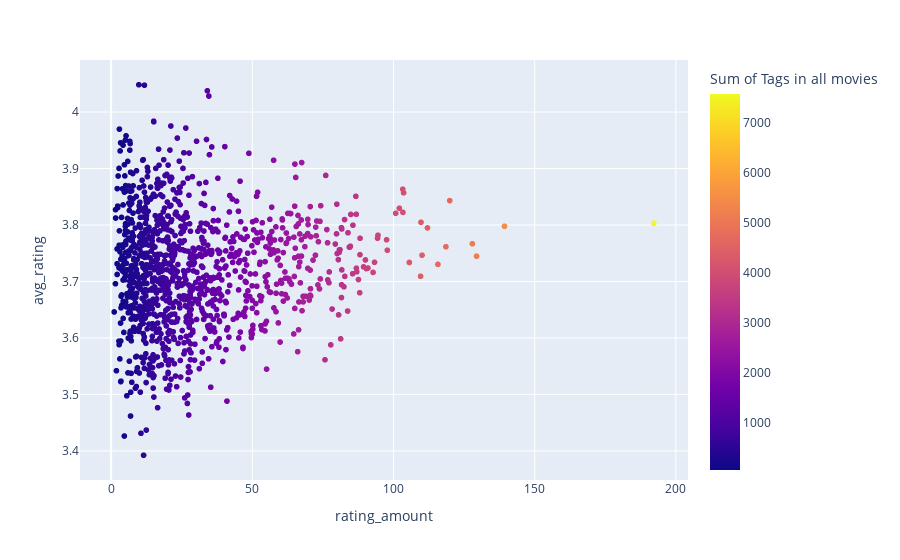

Notebook code for this chart:
### Code cell
fig = px.scatter(genome_rating, y = "avg_rating", x = "rating_amount", color = "relevance_sum", color_discrete_sequence=px.colors.qualitative.Dark24, hover_data=["genome_tag"], labels = {"tag_id" : "Genome Tag",
                                                                                                                                                                                                          "relevance_sum" : "Sum of Tags in all movies"})
fig.show()

### Figure 1 — Plotly figure (JSON) as saved in the notebook; plotly's stock layout.template omitted (floating-point values rounded to 4 significant figures; data arrays with more than 128 entries replaced by an {"elided": "..."} marker saying what was removed)
{"data": [{"customdata": {"elided": "1128x1 str values"}, "hovertemplate": "rating_amount=%{x}<br>avg_rating=%{y}<br>genome_tag=%{customdata[0]}<br>Sum of Tags in all movies=%{marker.color}<extra></extra>", "legendgroup": "", "marker": {"color": {"elided": "1128 float values"}, "coloraxis": "coloraxis", "symbol": "circle"}, "mode": "markers", "name": "", "showlegend": false, "type": "scattergl", "x": {"elided": "1128 float values"}, "xaxis": "x", "y": {"elided": "1128 float values"}, "yaxis": "y"}], "layout": {"autosize": true, "coloraxis": {"colorbar": {"title": {"text": "Sum of Tags in all movies"}}, "colorscale": [[0, "#0d0887"], [0.1111, "#46039f"], [0.2222, "#7201a8"], [0.3333, "#9c179e"], [0.4444, "#bd3786"], [0.5556, "#d8576b"], [0.6667, "#ed7953"], [0.7778, "#fb9f3a"], [0.8889, "#fdca26"], [1, "#f0f921"]]}, "legend": {"tracegroupgap": 0}, "margin": {"t": 60}, "xaxis": {"anchor": "y", "autorange": true, "domain": [0, 1], "range": [-10.1, 203.4], "title": {"text": "rating_amount"}, "type": "linear"}, "yaxis": {"anchor": "x", "autorange": true, "domain": [0, 1], "range": [3.341, 4.099], "title": {"text": "avg_rating"}, "type": "linear"}}}
